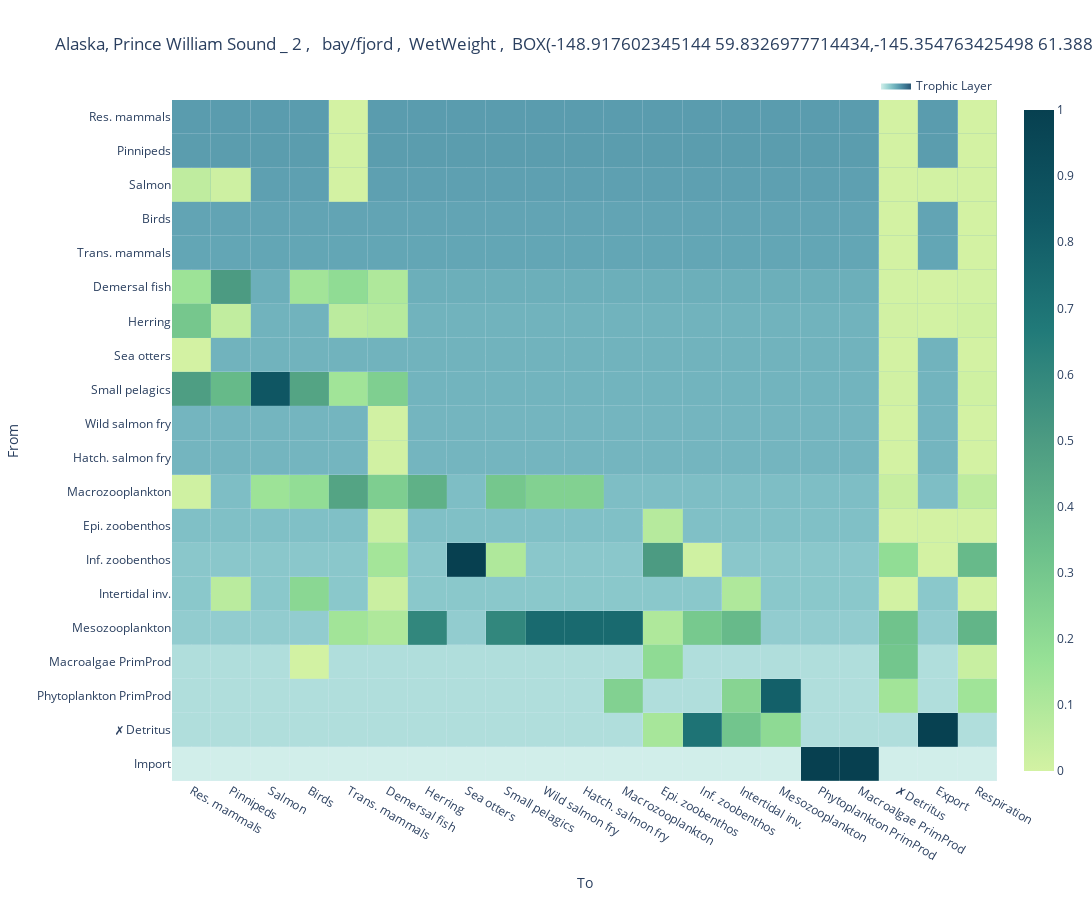

The cell this chart's notebook holds for it:
### Markdown cell above
Draw same heatmap, but with 'diet' normalization:

### Code cell
fw.draw_heatmap(foodweb, normalization='diet', show_trophic_layer=True, boundary=True)

### Figure 1 — Plotly figure (JSON) as saved in the notebook; plotly's stock layout.template omitted (floating-point values rounded to 4 significant figures; data arrays with more than 128 entries replaced by an {"elided": "..."} marker saying what was removed)
{"data": [{"colorscale": [[0, "rgb(209, 238, 234)"], [0.1667, "rgb(168, 219, 217)"], [0.3333, "rgb(133, 196, 201)"], [0.5, "rgb(104, 171, 184)"], [0.6667, "rgb(79, 144, 166)"], [0.8333, "rgb(59, 115, 143)"], [1, "rgb(42, 86, 116)"]], "hoverinfo": "skip", "name": "Trophic Layer", "showlegend": true, "showscale": false, "type": "heatmap", "x": {"elided": "420 str values"}, "xgap": 0.2, "y": {"elided": "420 str values"}, "ygap": 0.2, "z": {"elided": "420 float values"}, "zmax": 7.351, "zmin": 0}, {"colorscale": [[0, "rgb(211, 242, 163)"], [0.1667, "rgb(151, 225, 150)"], [0.3333, "rgb(108, 192, 139)"], [0.5, "rgb(76, 155, 130)"], [0.6667, "rgb(33, 122, 121)"], [0.8333, "rgb(16, 89, 101)"], [1, "rgb(7, 64, 80)"]], "hoverongaps": false, "hovertemplate": "%{y} --> %{x}: %{z:.3f}<extra></extra>", "showlegend": false, "showscale": true, "type": "heatmap", "x": ["Inf. zoobenthos", "Intertidal inv.", "Macrozooplankton", "Epi. zoobenthos", "Wild salmon fry", "Hatch. salmon fry", "Herring", "Small pelagics", "Demersal fish", "Trans. mammals", "✗ Detritus", "Respiration", "Inf. zoobenthos", "Epi. zoobenthos", "Small pelagics", "Sea otters", "Demersal fish", "✗ Detritus", "Export", "Respiration", "Intertidal inv.", "Demersal fish", "Birds", "Pinnipeds", "✗ Detritus", "Respiration", "Wild salmon fry", "Hatch. salmon fry", "Herring", "Small pelagics", "Demersal fish", "Birds", "Salmon", "Trans. mammals", "Res. mammals", "✗ Detritus", "Respiration", "Epi. zoobenthos", "Demersal fish", "✗ Detritus", "Export", "Respiration", "Demersal fish", "✗ Detritus", "Respiration", "Demersal fish", "✗ Detritus", "Respiration", "Demersal fish", "Trans. mammals", "Res. mammals", "Pinnipeds", "✗ Detritus", "Export", "Respiration", "Demersal fish", "Birds", "Salmon", "Trans. mammals", "Res. mammals", "Pinnipeds", "✗ Detritus", "Respiration", "Res. mammals", "✗ Detritus", "Respiration", "Demersal fish", "Birds", "Trans. mammals", "Res. mammals", "Pinnipeds", "✗ Detritus", "Export", "Respiration", "✗ Detritus", "Respiration", "Trans. mammals", "Res. mammals", "Pinnipeds", "✗ Detritus", "Export", "Respiration", "✗ Detritus", "Respiration", "Trans. mammals", "✗ Detritus", "Respiration", "Trans. mammals", "✗ Detritus", "Respiration", "Mesozooplankton", "Intertidal inv.", "Macrozooplankton", "✗ Detritus", "Respiration", "Epi. zoobenthos", "Birds", "✗ Detritus", "Respiration", "Mesozooplankton", "Inf. zoobenthos", "Intertidal inv.", "Epi. zoobenthos", "Export", "Phytoplankton PrimProd", "Macroalgae PrimProd"], "xgap": 0.2, "y": ["Mesozooplankton", "Mesozooplankton", "Mesozooplankton", "Mesozooplankton", "Mesozooplankton", "Mesozooplankton", "Mesozooplankton", "Mesozooplankton", "Mesozooplankton", "Mesozooplankton", "Mesozooplankton", "Mesozooplankton", "Inf. zoobenthos", "Inf. zoobenthos", "Inf. zoobenthos", "Inf. zoobenthos", "Inf. zoobenthos", "Inf. zoobenthos", "Inf. zoobenthos", "Inf. zoobenthos", "Intertidal inv.", "Intertidal inv.", "Intertidal inv.", "Intertidal inv.", "Intertidal inv.", "Intertidal inv.", "Macrozooplankton", "Macrozooplankton", "Macrozooplankton", "Macrozooplankton", "Macrozooplankton", "Macrozooplankton", "Macrozooplankton", "Macrozooplankton", "Macrozooplankton", "Macrozooplankton", "Macrozooplankton", "Epi. zoobenthos", "Epi. zoobenthos", "Epi. zoobenthos", "Epi. zoobenthos", "Epi. zoobenthos", "Wild salmon fry", "Wild salmon fry", "Wild salmon fry", "Hatch. salmon fry", "Hatch. salmon fry", "Hatch. salmon fry", "Herring", "Herring", "Herring", "Herring", "Herring", "Herring", "Herring", "Small pelagics", "Small pelagics", "Small pelagics", "Small pelagics", "Small pelagics", "Small pelagics", "Small pelagics", "Small pelagics", "Sea otters", "Sea otters", "Sea otters", "Demersal fish", "Demersal fish", "Demersal fish", "Demersal fish", "Demersal fish", "Demersal fish", "Demersal fish", "Demersal fish", "Birds", "Birds", "Salmon", "Salmon", "Salmon", "Salmon", "Salmon", "Salmon", "Trans. mammals", "Trans. mammals", "Res. mammals", "Res. mammals", "Res. mammals", "Pinnipeds", "Pinnipeds", "Pinnipeds", "Phytoplankton PrimProd", "Phytoplankton PrimProd", "Phytoplankton PrimProd", "Phytoplankton PrimProd", "Phytoplankton PrimProd", "Macroalgae PrimProd", "Macroalgae PrimProd", "Macroalgae PrimProd", "Macroalgae PrimProd", "✗ Detritus", "✗ Detritus", "✗ Detritus", "✗ Detritus", "✗ Detritus", "Import", "Import"], "ygap": 0.2, "z": [0.29, 0.36, 0.75, 0.1, 0.75, 0.75, 0.6, 0.6, 0.1, 0.137, 0.3189, 0.3831, 0.01, 0.5, 0.101, 1, 0.13, 0.1888, 7.216e-06, 0.3588, 0.1, 0.025, 0.216, 0.07, 0.002886, 0.003355, 0.25, 0.25, 0.4, 0.299, 0.265, 0.187, 0.15, 0.459, 0.01, 0.03448, 0.05811, 0.08, 0.03, 0.0004892, 0.000344, 0.0006989, 0.005, 2.917e-05, 1.725e-05, 0.005, 3.903e-05, 1.036e-05, 0.08, 0.067, 0.296, 0.051, 0.005104, 0.002732, 0.009973, 0.26, 0.459, 0.85, 0.138, 0.487, 0.362, 0.00575, 0.009957, 0.001, 5.612e-05, 0.000111, 0.1, 0.136, 0.193, 0.15, 0.5, 0.001447, 8.9e-05, 0.002015, 7.538e-05, 0.0001549, 0.001, 0.056, 0.017, 8.853e-05, 0.003368, 2.67e-12, 3.01e-05, 5.971e-05, 0.001, 4.202e-05, 8.631e-05, 0.004, 0.0003053, 0.0006241, 0.8, 0.23, 0.25, 0.1368, 0.1413, 0.199, 0.002, 0.3047, 0.03154, 0.2, 0.7, 0.31, 0.121, 0.9935, 1, 1], "zmax": 1, "zmin": 2.67e-12}], "layout": {"autosize": true, "height": 900, "legend": {"orientation": "h", "x": 1, "xanchor": "right", "y": 1, "yanchor": "bottom"}, "title": {"text": "Alaska, Prince William Sound _ 2 ,   bay/fjord ,  WetWeight ,  BOX(-148.917602345144 59.8326977714434,-145.354763425498 61.3886291588734) ,  Dalsgaard J.,Pauly D.,Okey T.A.(1997). Preliminary mass-balance model of Prince William Sound, Alaska, for the pre-spill period, 1980-1989 Fisheries Centre Research Reports"}, "width": 1200, "xaxis": {"autorange": true, "categoryarray": ["Res. mammals", "Pinnipeds", "Salmon", "Birds", "Trans. mammals", "Demersal fish", "Herring", "Sea otters", "Small pelagics", "Wild salmon fry", "Hatch. salmon fry", "Macrozooplankton", "Epi. zoobenthos", "Inf. zoobenthos", "Intertidal inv.", "Mesozooplankton", "Phytoplankton PrimProd", "Macroalgae PrimProd", "✗ Detritus", "Export", "Respiration"], "range": [-0.5, 20.5], "showspikes": true, "spikethickness": 0.5, "title": {"text": "To"}, "type": "category"}, "yaxis": {"autorange": true, "categoryarray": ["Import", "✗ Detritus", "Phytoplankton PrimProd", "Macroalgae PrimProd", "Mesozooplankton", "Intertidal inv.", "Inf. zoobenthos", "Epi. zoobenthos", "Macrozooplankton", "Hatch. salmon fry", "Wild salmon fry", "Small pelagics", "Sea otters", "Herring", "Demersal fish", "Trans. mammals", "Birds", "Salmon", "Pinnipeds", "Res. mammals"], "range": [-0.5, 19.5], "showspikes": true, "spikemode": "across", "spikesnap": "cursor", "spikethickness": 0.5, "title": {"text": "From"}, "type": "category"}}}
